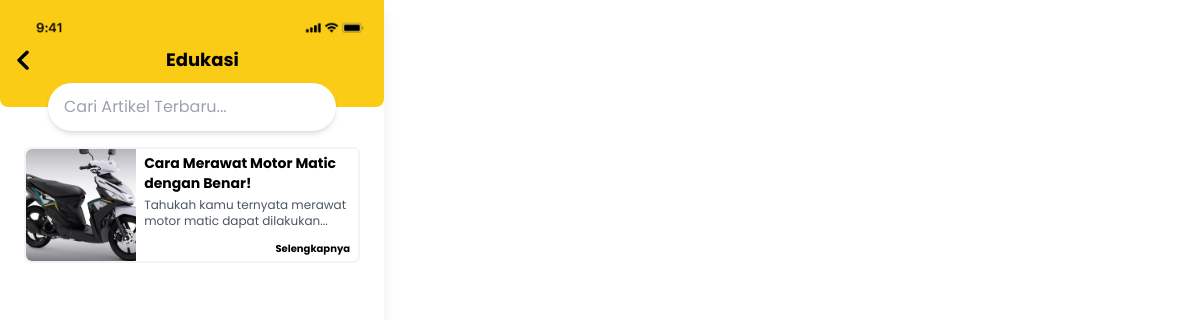
The page /edukasi.php (signed in) on the database its author committed.
### tables this page shows
CREATE TABLE `artikel` (
  `id_artikel` int(50) NOT NULL,
  `nama_artikel` varchar(200) NOT NULL,
  `tanggal_artikel` timestamp NOT NULL DEFAULT current_timestamp() ON UPDATE current_timestamp(),
  `isi_artikel` text NOT NULL,
  `gambar_artikel` text NOT NULL,
  `id_admin` int(50) NOT NULL
);

### model.php (called while the page is built, shortened)
<?php
include "db.php";
function getData($tabel = "")
{
    global $conn;
    $row = mysqli_query($conn, "select * from $tabel");
    $rows = mysqli_fetch_all($row, MYSQLI_ASSOC);
    return $rows;
}

### edukasi.php (the view, shortened to what this page needs)
<?php
include "model.php";
$edukasis = getData("artikel");
?>
<!DOCTYPE html>
<html lang="en">
<head>
    <script src="https://cdn.tailwindcss.com"></script>
</head>
<body>
    <div class="box-border w-96 font-poppins max-h-full shadow-lg">
        <div class="flex flex-col bg-yellow-400 p-2 rounded-b-lg">
            <div>
                <img src="aset/phone.png" className="p-2">
            </div>
            <div class="flex pb-6">
                <img src="aset/ic_round-chevron-left.png">
                <span class="px-32 font-bold text-lg">Edukasi</span>
            </div>
        </div>
        <div class="flex -mt-6 justify-center">
            <input type="text" class="px-4 py-3 w-72 shadow-md bg-white rounded-full" placeholder="Cari Artikel Terbaru...">
        </div>
        <div class="min-h-screen">
            <div class="grid grid-cols-1 px-6 mt-4">
                <?php
                foreach ($edukasis as $e) {
                    $arry = explode(" ", $e['isi_artikel']);
                    $arry = array_slice($arry, 0, 8);
                    $e['isi_artikel'] = implode(" ", $arry);
                ?>
                    <a href="detail_edukasi.php?id_artikel=<?= $e['id_artikel']?>">
                        <div class="flex bg-whiteshadow-md border-2 border-gray-100 rounded-md mb-2">
                            <div>
                                <img src="./aset/<?= $e['gambar_artikel'] ?>" class="w-52 h-28 object-cover rounded-l-md">
                            </div>
                            <div class="px-2">
                                <h1 class="text-sm font-bold mt-1"><?= $e['nama_artikel'] ?></h1>
                                <p class="text-xs text-gray-600 mt-1">
                                    <?= $e['isi_artikel'] ?>...
                                </p>
                                <p class="text-2xs font-bold mt-3 float-right">Selengkapnya</p>
                            </div>
                        </div>
                    </a>
                <?php
                }
                ?>
            </div>
        </div>
    </div>
</body>
</html>

### rows shown on the page
artikel: gambar_artikel (picture), nama_artikel "Cara Merawat Motor Matic dengan Benar!", isi_artikel "Tahukah kamu ternyata merawat motor matic dapat dilakukan"
